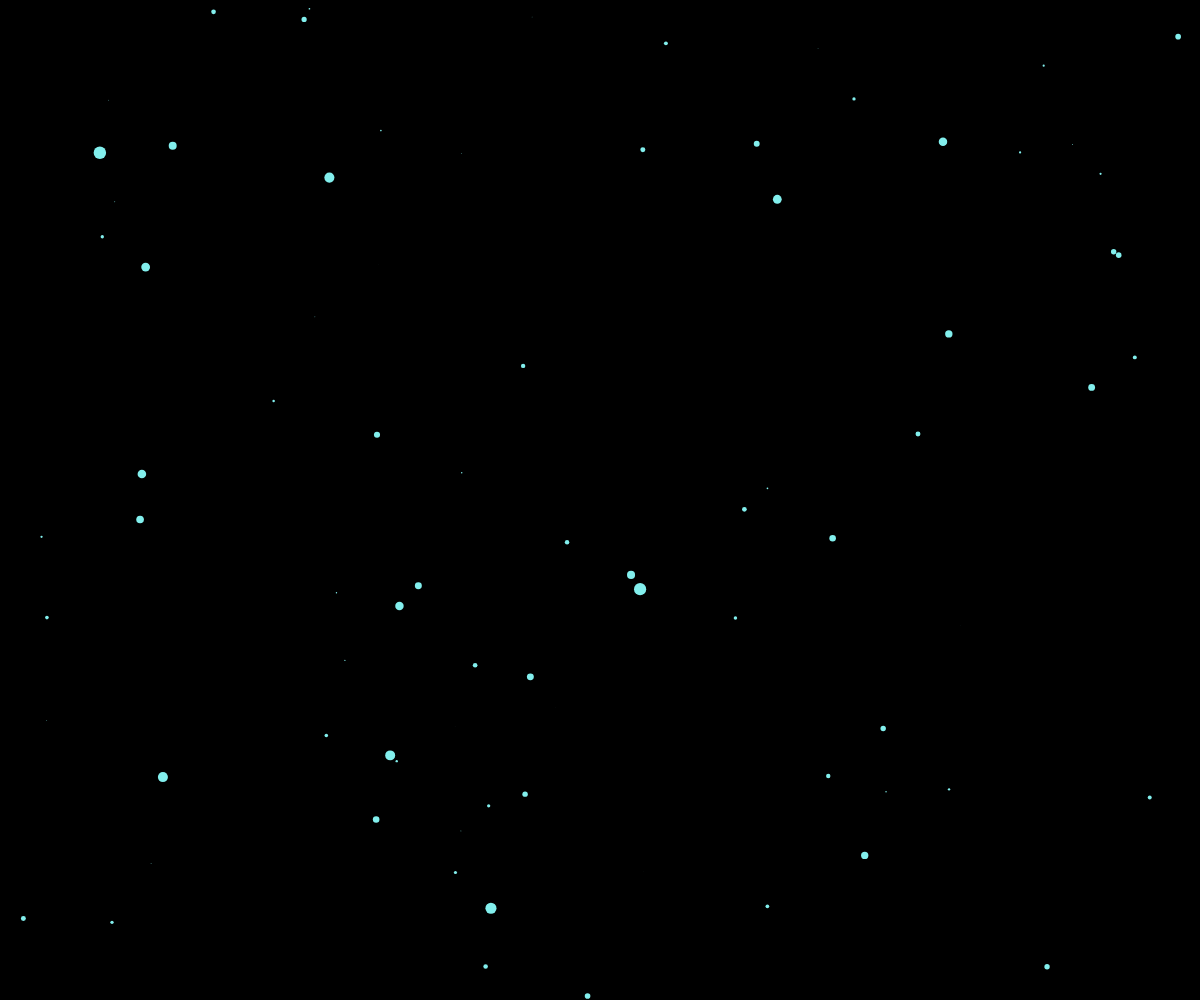
Frame 1 (no input)
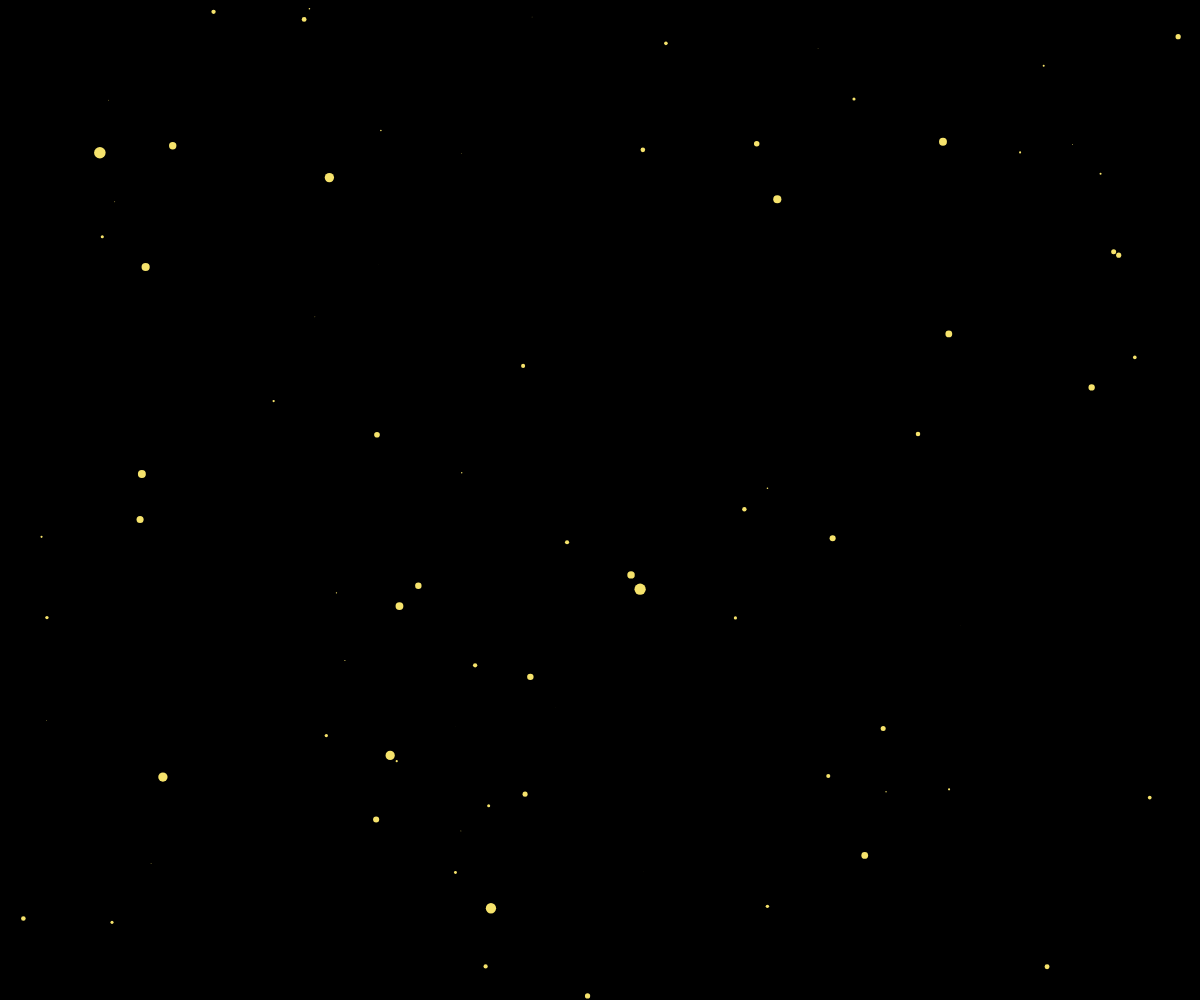
Frame 60 (no input)
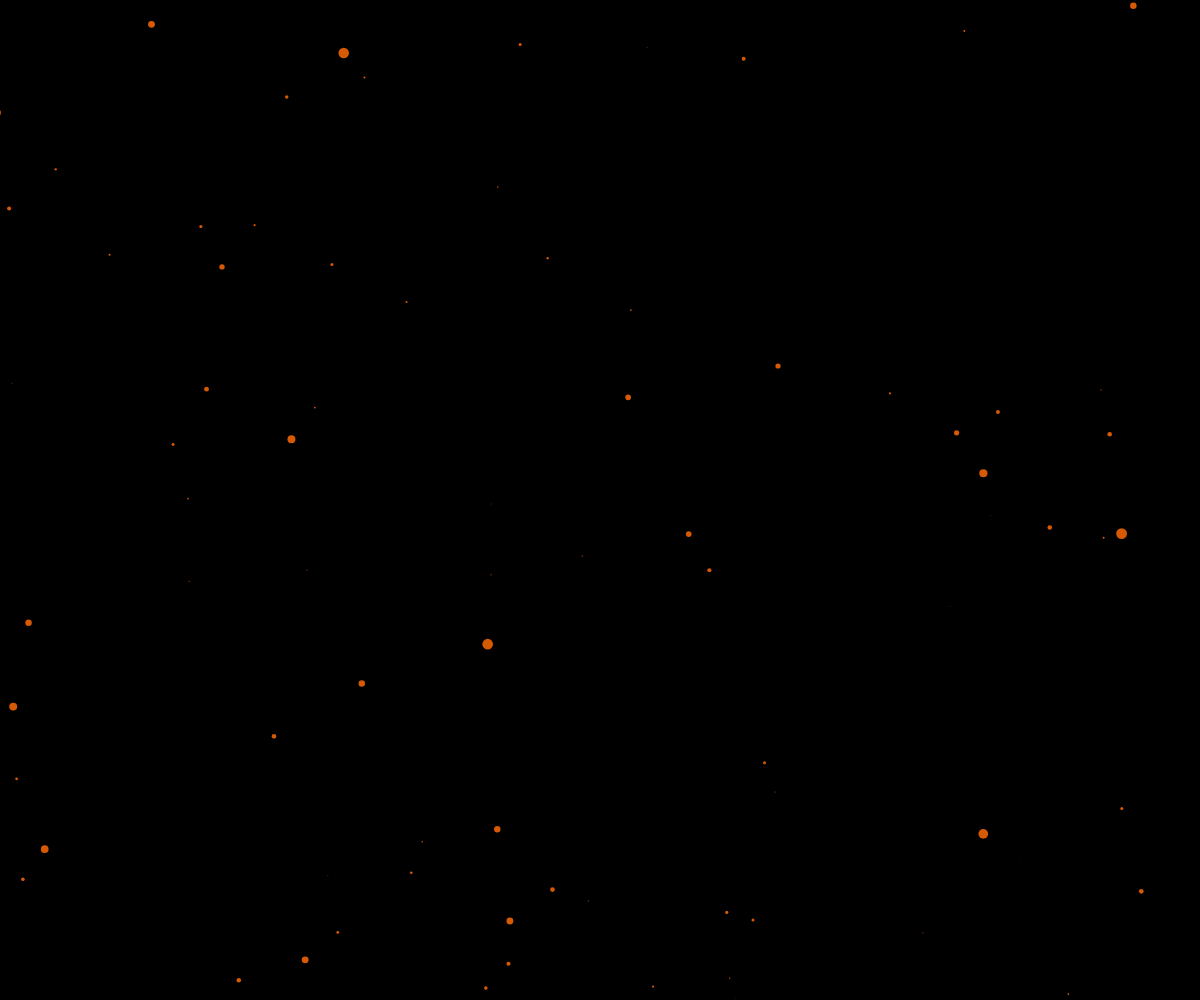
Frame 120 (the mouse pressed at the canvas centre since frame 60)

The p5.js sketch that drew these frames (run headless with seeded random() and noise() and a simulated clock; from frame 60 on, the mouse is pressed at the canvas centre):

// p5.js sketch
// ── sketch.js
/******************************************************************************
 * @author Jake Brockbank
 * Dec 4th, 2023 (Re-vitalized)
 * This program is a simple starfield simulation.
******************************************************************************/

var stars = []
var num = 800;
var speed;

/******************************************************************************
 * Method: setup: 
 * 
 * - This method is called once at the beginning of the program, and 
 * initializes the program.
 *
 * Input: None.
 *
 * Output: None.
 *
******************************************************************************/
function setup() 
{ 
	createCanvas(windowWidth, windowHeight);
	for(var i = 0; i < num; i++)
	{
		stars.push(new Star());  
	}
} 

/******************************************************************************
 * Method: draw: 
 * 
 * - This method is called once per frame, and draws to the canvas.
 *
 * Input: None.
 *
 * Output: None.
 *
******************************************************************************/
function draw() 
{ 
	speed = map(mouseX,0,width,0,20);
	background(0);
	translate(width/2,height/2);
	for(var i = 0; i < stars.length; i++)
	{
		stars[i].move();
		stars[i].edges();
		stars[i].display();
	}
}
// ── stars.js
/******************************************************************************
 * Method: Star: 
 * 
 * - Constructor and Initialization:
 *   - this.x, this.y, this.z: These lines set the initial position of the 
 *     star. x and y are randomized across the canvas, and z represents the 
 *     depth or distance of the star, also randomized.
 * - this.pz: Stores the previous z value, which can be used for calculating 
 *   motion or trails.
 * - Color and size properties are initialized:
 *   - this.red, this.green, this.blue: Random initial colors for the star.
 *   - this.size: A random size factor for the star, between 0.8 and 1.2.
 * - move Method:
 *   - Adjusts the z position of the star, creating the effect of the star 
 *     moving towards the viewer.
 *   - When a star gets too close (z < 1), it resets to a new position 
 *     at the farthest depth.
 *   - Updates the star's color in a pulsating pattern using the sine 
 *     function, creating a dynamic color change effect.
 *   - The color components (red, green, blue) are set to fluctuate 
 *     independently, creating a variety of colors.
 *   - Updates the star's size to fluctuate slightly, simulating a 
 *     twinkling effect.
 * - display Method:
 *   - Calculates the star's screen position (sx, sy) based on its 3D 
 *     position (x, y, z). This is done using the map function, which 
 *     translates the 3D position into 2D coordinates.
 *   - Sets the size of the star (r) based on its z position and the 
 *     fluctuating size factor, making distant stars appear smaller.
 *   - Draws the star on the canvas using the point function with the 
 *     calculated screen position and color. The stroke function is 
 *     used to set the color, and strokeWeight determines the size 
 *     of the point.
 * - edges Method:
 *   - Handes behavior when stars reach the edges of 
 *     the canvas, such as wrapping them around to the opposite edge.
 *
 * Input: None.
 *
 * Output: None.
 *
******************************************************************************/
function Star() 
{
    this.x = random(-width, width);
    this.y = random(-height, height);
    this.z = random(width);
    this.pz = this.z;

    // New properties for color and size fluctuation
    this.red = random(100, 255);
    this.green = random(100, 255);
    this.blue = random(100, 255);
    this.size = random(0.8, 1.2);

    this.move = function() 
    {
        this.z -= speed;
        if (this.z < 1) 
        {
            this.z = width;
            this.x = random(-width, width);
            this.y = random(-height, height);
            this.pz = this.z;
        }

        // Update color for pulsation
        this.red = 255 * (0.5 + sin(frameCount * 0.02) * 0.5);
        this.green = 255 * (0.5 + sin(frameCount * 0.02 + PI/3) * 0.5);
        this.blue = 255 * (0.5 + sin(frameCount * 0.02 + 2*PI/3) * 0.5);

        // Update size for fluctuation
        this.size = 1 + sin(frameCount * 0.1) * 0.2;
    }

    this.edges = function() 
    {
        if (this.sx > width) 
        {
            this.sx = 0;
        } 
        else if (this.sx < 0) 
        {
            this.sx = width;
        }

        if (this.sy > height) 
        {
            this.sy = 0;
        } 
        else if (this.sy < 0) 
        {
            this.sy = height;
        }
    }

    this.display = function() 
    {
        this.sx = map(this.x / this.z, 0, 1, 0, width);
        this.sy = map(this.y / this.z, 0, 1, 0, height);
        this.r = map(this.z, 0, width, 15, 0) * this.size;

        stroke(this.red, this.green, this.blue);
        strokeWeight(this.r);
        point(this.sx, this.sy);
    }
}
